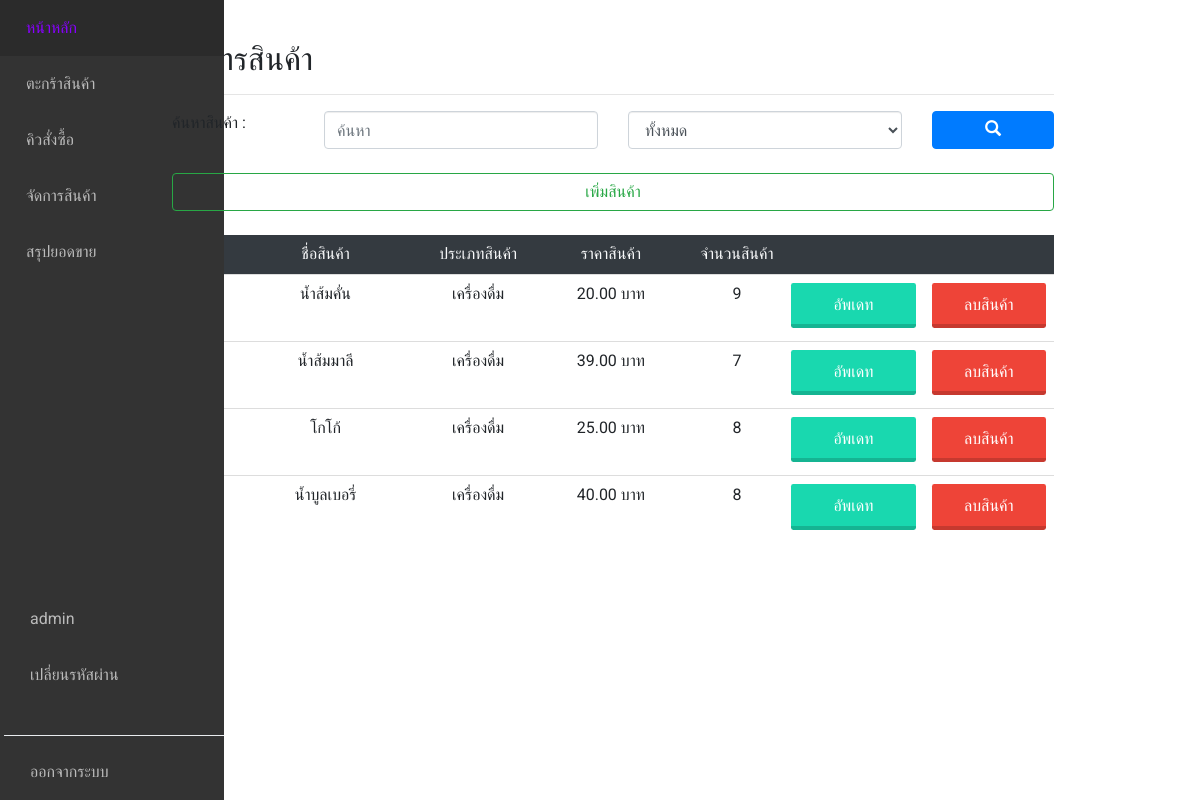
Page /manage/ (signed in) on the earlier database version.
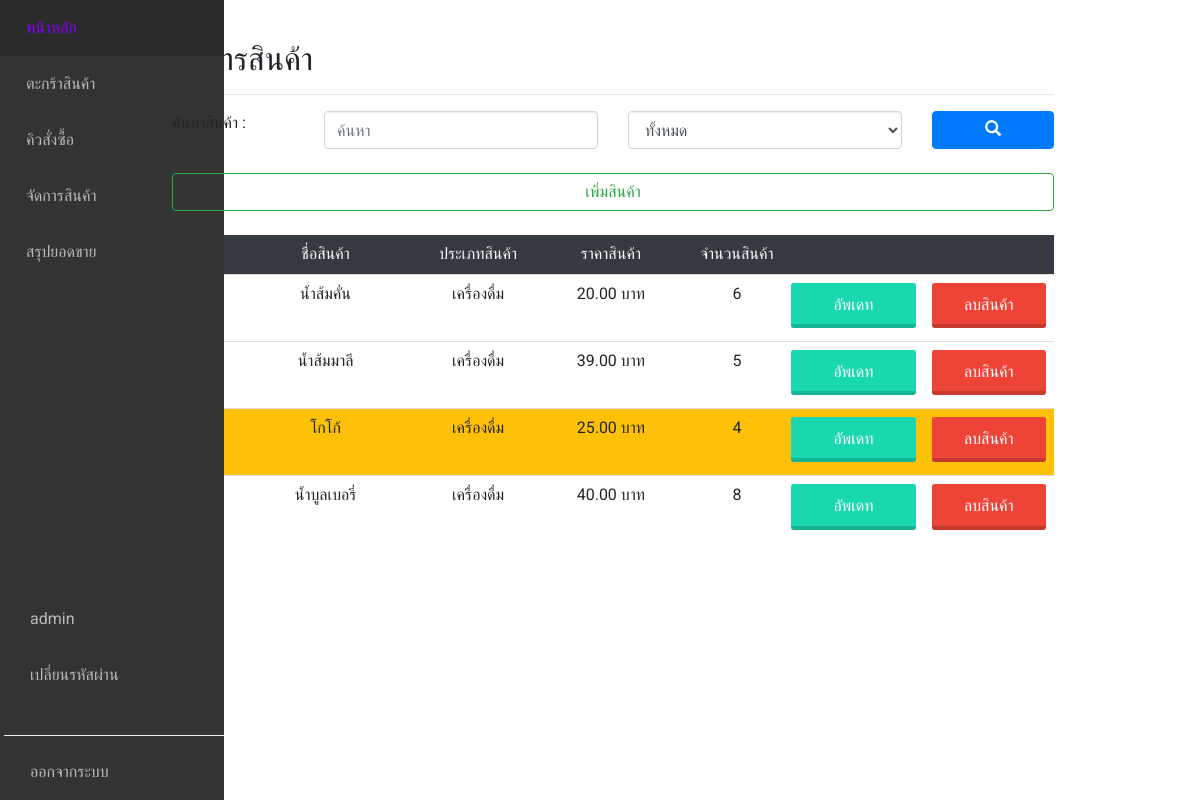
Same page on the later database version.
### main/models.py (models this page shows, shortened)
class Product(models.Model):
    type = models.ForeignKey(Type, on_delete=models.PROTECT,null=True)
    name = models.CharField(max_length=255)
    description = models.CharField(max_length=255,null=True)
    price = models.FloatField()
    stock = models.IntegerField()
    picture = models.ImageField(default='product_pic/default.png',upload_to='product_pic',null=True,blank=True)

class Type(models.Model):
    type_name = models.CharField(max_length=255)

### manage/views.py (the view)
# urls.py: path('', views.manage, name='manage'),
@login_required
@permission_required('main.view_product')
def manage(request):    #หน้าจัดการสินค้า
    product = Product.objects.all()
    type = Type.objects.all()
    searchtype = request.GET.get('sel','')
    searchtxt = request.GET.get('search','')
    if searchtxt:
        product = product.filter(name__icontains=searchtxt)
    if searchtype > '0':
        product = product.filter(type_id=searchtype)
    context = {
        'product' : product,
        'type' : type,
        'searchtxt' : searchtxt
    }
    return render(request, 'manage/manage.html', context=context)

### manage/templates/manage/manage.html (shortened to what this page needs)
{% extends 'base.html' %}
{% block content %}
<body>
  <div class="container">
    <h2>จัดการสินค้า</h2>
    <hr>
    <form method="GET" action="{% url 'manage' %}">
      <div class="row">
        <div class="col-sm-2">
          <label>ค้นหาสินค้า :</label>
        </div>
        <div class="col-sm-4">
          <input type="text" name="search" value="{{searchtxt}}" placeholder="ค้นหา" class="form-control col">
        </div>
        <div class="col-sm-4">
          <select name="sel" id="" class="form-control col">
            <option value="0">ทั้งหมด</option>
          </select>
        </div>
        <div class="col">
          <button type="submit" class="btn btn-primary col"><span class="glyphicon glyphicon-search"></button>
        </div>
      </div><br>
      <div class="row">
        <div class="col">
          <a href="{% url 'addpd'%}">
            <div class="btn btn-outline-success col">เพิ่มสินค้า</div>
          </a>
        </div>
      </div>
    </form><br>
      <table class="table table-bordered-primary text-center">
        <thead class="bg-dark text-light">
          <tr>
            <td>รหัส</td>
            <td>ชื่อสินค้า</td>
            <td>ประเภทสินค้า</td>
            <td>ราคาสินค้า</td>
            <td>จำนวนสินค้า</td>
            <td></td>
            <td></td>
          </tr>
        </thead>
        <tbody>
        {% for p in product %}
          {% if p.stock < 5%}
            <tr class='bg-warning'>
          {% else %}
            <tr>
          {% endif %}
            <td width='30'>{{ p.id }}</td>
            <td width='150'>{{ p.name }}</td>
            <td width='80'>{{ p.type.type_name }}</td>
            <td width='120'>{{ p.price|stringformat:".2f" }} บาท</td>
            <td width='70'>{{ p.stock }}</td>
            <td width='20'>
              <a href="{% url 'pup' product_id=p.id %}">
                <div class="buttonbluegreen col">อัพเดท</div>
              </a>
            </td>
            <td width='20'>
              <a href="{% url 'del_product' product_id=p.id %}">
                <div class="buttonred col">ลบสินค้า</div>
              </a>
            </td>
          </tr>
          {% empty %}
          <tr><td colspan='7'>ไม่พบสินค้า</td></tr>
          {% endfor %}
        </tbody>
      </table>
  </div>
</body>
{% endblock %}

Differences in the rows shown:
changed Product "น้ำส้มคั่น": stock "9" → "6"
changed Product "น้ำส้มมาลี": stock "7" → "5"
changed Product "โกโก้": stock "8" → "4"
